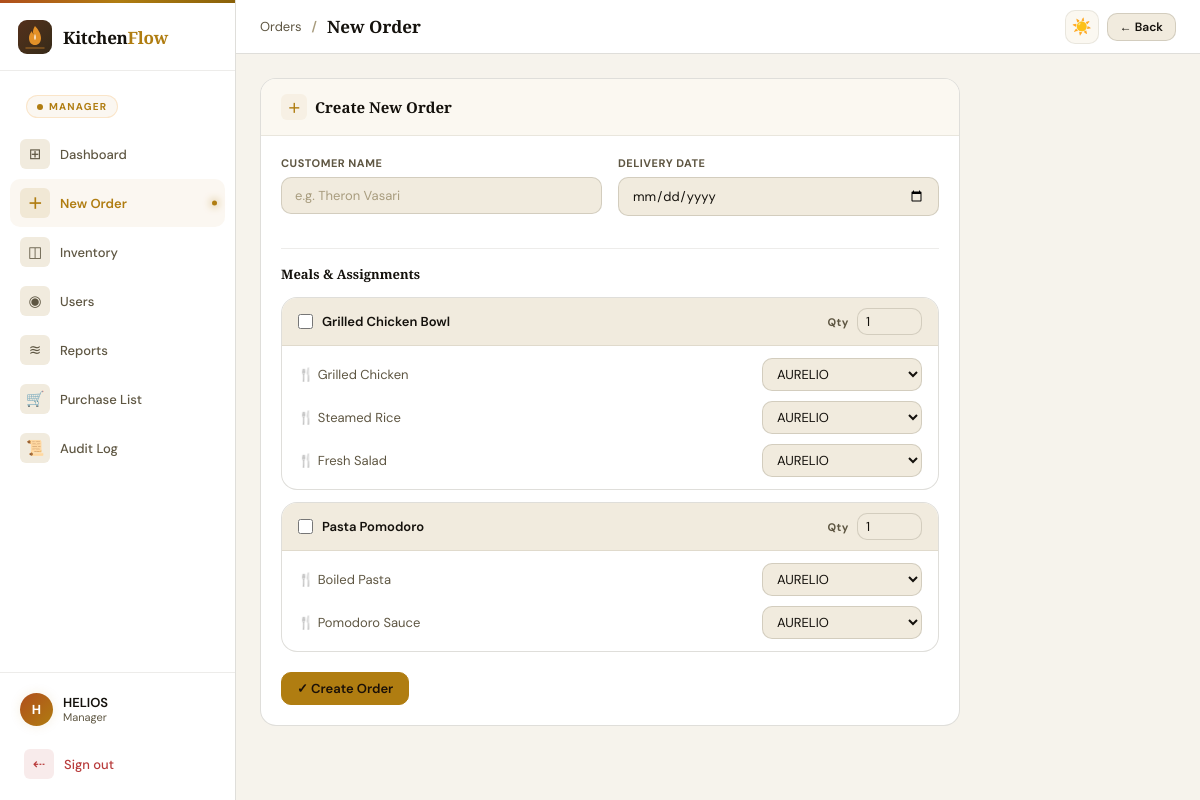
The page /manager/orders/new (signed in) on the database its author committed.
### models.py (models this page shows, shortened)
class User(UserMixin, db.Model):
    __tablename__ = "users"
    id = db.Column(db.Integer, primary_key=True)
    username = db.Column(db.String(80), unique=True, nullable=False)
    password_hash = db.Column(db.String(200), nullable=False)
    role = db.Column(db.String(30), nullable=False)  # manager/chef/packer/quality
    name = db.Column(db.String(120), nullable=False)

class Meal(db.Model):
    __tablename__ = "meals"
    id = db.Column(db.Integer, primary_key=True)
    name = db.Column(db.String(120), nullable=False)
    description = db.Column(db.Text)
    components = db.relationship("Component", backref="meal", lazy=True)

class Component(db.Model):
    __tablename__ = "components"
    id = db.Column(db.Integer, primary_key=True)
    name = db.Column(db.String(120), nullable=False)
    meal_id = db.Column(db.Integer, db.ForeignKey("meals.id"), nullable=False)
    instructions = db.Column(db.Text)
    prep_time = db.Column(db.Integer, default=15)
    ingredient_links = db.relationship("ComponentIngredient", backref="component",
                                       lazy=True, cascade="all, delete-orphan")

### manager/routes.py (the view, shortened to what this page needs)
@manager_bp.route("/orders/new", methods=["GET", "POST"])
@login_required
@manager_required
def new_order():
    meals = Meal.query.all()
    chefs = User.query.filter_by(role="chef").all()
    return render_template("manager/new_order.html", meals=meals, chefs=chefs)

### extensions.py (called while the page is built)
@login_manager.user_loader
def load_user(user_id):
    from models import User
    return db.session.get(User, int(user_id))

### manager/routes.py (called while the page is built)
def manager_required(f):
    @wraps(f)
    def decorated(*args, **kwargs):
        if not current_user.is_authenticated or current_user.role != "manager":
            flash("Access denied.", "danger")
            return redirect(url_for("auth.login"))
        return f(*args, **kwargs)
    return decorated

### templates/manager/new_order.html (shortened to what this page needs)
{% extends "base.html" %}
{% block topbar_title %}<span class="bc">Orders</span> <span class="sep">/</span> New Order{% endblock %}
{% block topbar_actions %}<a href="/manager/dashboard" class="btn btn-ghost btn-sm">← Back</a>{% endblock %}
{% block sidebar %}
  <a href="/manager/dashboard" class="nav-item"><div class="nav-icon">⊞</div>Dashboard</a>
  <a href="/manager/orders/new" class="nav-item active"><div class="nav-icon">＋</div>New Order</a>
  <a href="/manager/inventory" class="nav-item"><div class="nav-icon">◫</div>Inventory</a>
  <a href="/manager/users" class="nav-item"><div class="nav-icon">◉</div>Users</a>
  <a href="/manager/report" class="nav-item"><div class="nav-icon">≋</div>Reports</a>
  <a href="/manager/purchase-list" class="nav-item"><div class="nav-icon">🛒</div>Purchase List</a>
  <a href="/manager/audit" class="nav-item"><div class="nav-icon">📜</div>Audit Log</a>
{% endblock %}
{% block content %}
<div class="card" style="max-width:700px">
  <div class="card-header"><div class="card-title"><div class="ct-icon">＋</div>Create New Order</div></div>
  <div class="card-body">
    <form method="post">
      <div class="grid-2">
        <div class="form-group"><label>Customer Name</label><input class="input" type="text" name="customer_name" placeholder="e.g. Theron Vasari" required></div>
        <div class="form-group"><label>Delivery Date</label><input class="input" type="date" name="delivery_date" required></div>
      </div>
      <div class="divider"></div>
      <div style="font-size:13px;font-weight:700;margin-bottom:14px;font-family:'Playfair Display',serif">Meals & Assignments</div>
      {% for meal in meals %}
      <div class="card" style="margin-bottom:12px">
        <div class="card-header" style="padding:10px 16px;background:var(--surface-3)">
          <label style="display:flex;align-items:center;gap:9px;margin:0;cursor:pointer;font-size:13px;color:var(--text);font-weight:600;text-transform:none;letter-spacing:0">
            <input type="checkbox" name="meal_ids" value="{{ meal.id }}" style="width:15px;height:15px;accent-color:var(--amber)">
            {{ meal.name }}
          </label>
          <div style="display:flex;align-items:center;gap:8px">
            <label style="font-size:11px;margin:0;text-transform:none">Qty</label>
            <input type="number" name="qty_{{ meal.id }}" value="1" min="1" max="50" class="input" style="width:65px;padding:4px 8px">
          </div>
        </div>
        {% if meal.components %}
        <div style="padding:12px 16px;display:flex;flex-direction:column;gap:10px">
          {% for comp in meal.components %}
          <div style="display:flex;align-items:center;justify-content:space-between;gap:12px">
            <span style="font-size:13px;color:var(--text-muted)">🍴 {{ comp.name }}</span>
            <select name="chef_{{ meal.id }}_{{ comp.id }}" class="input" style="width:160px;padding:6px 10px">
              {% for c in chefs %}<option value="{{ c.id }}">{{ c.username }}</option>{% endfor %}
            </select>
          </div>
          {% endfor %}
        </div>
        {% endif %}
      </div>
      {% endfor %}
      <div style="margin-top:20px">
        <button type="submit" class="btn btn-primary">✓ Create Order</button>
      </div>
    </form>
  </div>
</div>
{% endblock %}

### templates/base.html (shortened to what this page needs)
<!DOCTYPE html>
<html lang="en" data-theme="dark">
<head>
</head>
<body>
<div class="app">
  <aside class="sidebar">
    <div class="sidebar-logo">
      <div class="logo-name">Kitchen<span>Flow</span></div>
    </div>
    {% if current_user.is_authenticated %}
    <div style="padding:10px 12px 2px">
      <div class="role-pill">{{ current_user.role }}</div>
    </div>
    {% endif %}
    <nav class="nav">{% block sidebar %}{% endblock %}</nav>
    {% if current_user.is_authenticated %}
    <div class="sidebar-footer">
      <div class="user-row">
        <div class="avatar">{{ current_user.username[0]|upper }}</div>
        <div>
          <div class="user-name">{{ current_user.username }}</div>
          <div class="user-role">{{ current_user.role|title }}</div>
        </div>
      </div>
      <div style="margin-top:6px">
        <form method="post" action="/auth/logout" style="margin:0">
          <button type="submit" class="nav-item nav-item-danger" style="margin-bottom:0;width:100%;text-align:left;cursor:pointer">
            <div class="nav-icon">⇠</div> Sign out
          </button>
        </form>
      </div>
    </div>
    {% endif %}
  </aside>
  <header class="topbar">
    <div class="page-title">{% block topbar_title %}{% endblock %}</div>
    <div class="topbar-right">
      <button class="icon-btn" data-theme-toggle title="Toggle light/dark">
        <span id="theme-icon">🌙</span>
      </button>
      {% block topbar_actions %}{% endblock %}
    </div>
  </header>
  <main class="main">
    {% block content %}{% endblock %}
  </main>
</div>
</body>
</html>

### rows shown on the page
User: role "MANAGER", username "H", username "HELIOS", role "Manager"
Meal: name "Grilled Chicken Bowl", id "1"
Component: name "Grilled Chicken"
Component: name "Steamed Rice"
Component: name "Fresh Salad"
Meal: name "Pasta Pomodoro"
Component: name "Boiled Pasta"
Component: name "Pomodoro Sauce"

### other values the page prints
form field value "AURELIO"
